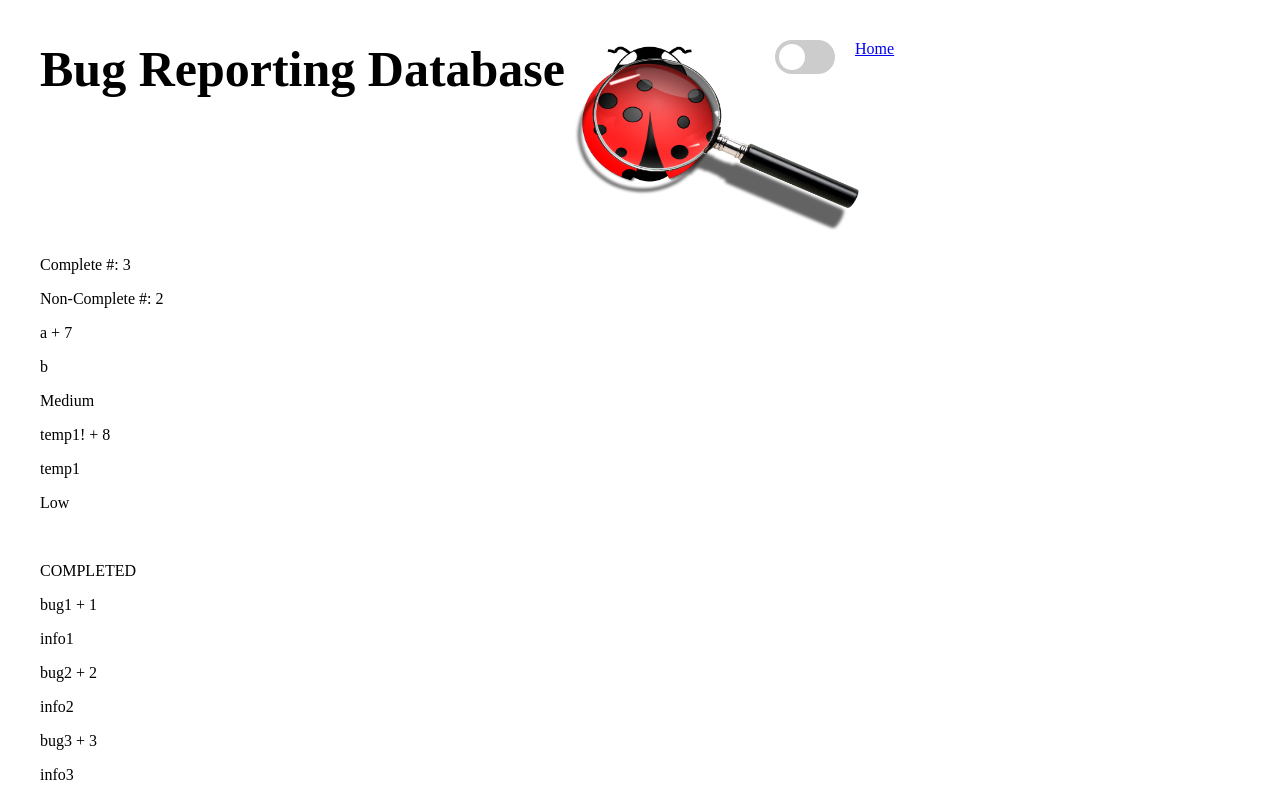
The app's page /sprint_data with its own data.
### tables this page shows
CREATE TABLE main_reports (
    bug_id INTEGER PRIMARY KEY AUTOINCREMENT,
    user_id INTEGER,
    date int,
    bug_title TEXT,
    bug_summary TEXT,
    priority TEXT CHECK( priority IN ('Low','Medium','High','Complete') ),
    notify int CHECK( notify IN (0, 1))
);

### app.py (the view)
@app.route("/sprint_data")
def sprint_data():
    complete_bugs = get_complete_bugs()
    non_complete_bugs = get_non_complete_bugs()
    return render_template("sprint.html", completeNum=len(complete_bugs), nonCompleteNum=len(non_complete_bugs), complete_bugs=complete_bugs,non_complete_bugs=non_complete_bugs)

### app.py (called while the page is built)
def get_db():
    db = getattr(g, '_database', None)
    if db is None:
        db = g._database = sqlite3.connect(DATABASE)
    return db

@app.teardown_appcontext
def close_connection(exception):
    db = getattr(g, '_database', None)
    if db is not None:
        db.close()

def get_complete_bugs():
    conn = get_db()
    cur = conn.cursor()
    query = f"""SELECT * FROM main_reports WHERE priority = 'Complete' AND date >= date('now', '-7 days');
"""
    res = cur.execute(query).fetchall()
    final = []
    for bug in res:
        final.append(b.Bug(bug_id=bug[0],user_id=bug[1],date=bug[2],bug_title=bug[3],bug_summary=bug[4],priority=bug[5],notify=bug[6]))
    return final

def get_non_complete_bugs():
    conn = get_db()
    cur = conn.cursor()
    query = f"""SELECT * FROM main_reports WHERE priority != 'Complete' AND date >= date('now', '-7 days');
"""
    res = cur.execute(query).fetchall()
    final = []
    for bug in res:
        final.append(b.Bug(bug_id=bug[0],user_id=bug[1],date=bug[2],bug_title=bug[3],bug_summary=bug[4],priority=bug[5],notify=bug[6]))
    return final

### templates/sprint.html (shortened to what this page needs)
{% extends "layout.html" %}
{% block head %}
  {{ super() }}
{% endblock %}
{% block content %}
  <p>Complete #: {{completeNum}}</p>
  <p>Non-Complete #: {{nonCompleteNum}}</p>
  {%for bug in non_complete_bugs %}
  <div id="a_bug">
    <p>{{ bug.bug_title }} + {{ bug.bug_id }}</p>
    <p>{{ bug.bug_summary }}</p>
    <p>{{ bug.priority }}</p>
  </div>
  {%endfor%}
  <br>
  <p>COMPLETED</p>
  {%for bug in complete_bugs %}
  <div id="a_bug">
    <p>{{ bug.bug_title }} + {{ bug.bug_id }}</p>
    <p>{{ bug.bug_summary }}</p>
  </div>
  {%endfor%}
{% endblock %}

### static/css/style.css (style rules this page uses)
body,html { width: 100vw; height: 100vh; margin: 0px; padding: 20px; }

### records on screen
main_reports: bug_title "a", bug_id "7", bug_summary "b", priority "Medium"
main_reports: bug_title "temp1!", bug_id "8", bug_summary "temp1", priority "Low"
main_reports: bug_title "bug1", bug_id "1", bug_summary "info1"
main_reports: bug_title "bug2", bug_id "2", bug_summary "info2"
main_reports: bug_title "bug3", bug_id "3", bug_summary "info3"

### other values on screen
{{ completeNum }} "3"
{{ nonCompleteNum }} "2"
